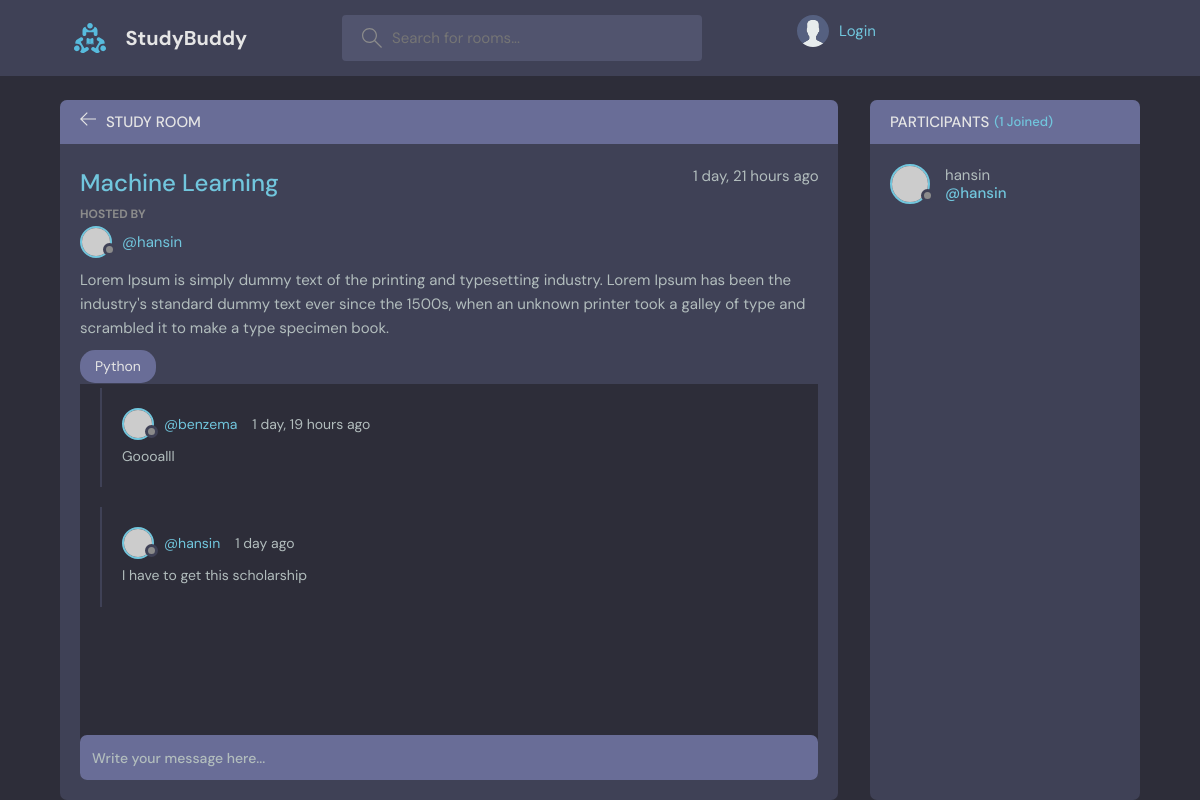
The page /room/1/ on the database its author committed.
### base/models.py (models this page shows, shortened)
class Room(models.Model):
  host = models.ForeignKey(User, on_delete=models.SET_NULL, null=True)
  topic = models.ForeignKey(Topic, on_delete=models.SET_NULL, null=True)
  name = models.CharField(max_length=200)
  description = models.TextField(null=True, blank=True)
  participants = models.ManyToManyField(User, related_name='participants', blank=True)
  updated = models.DateTimeField(auto_now=True)
  created = models.DateTimeField(auto_now_add=True)
  class Meta:
    ordering = ['-updated', '-created']

class Topic(models.Model):
  name = models.CharField(max_length=200)

class Message(models.Model):
  user = models.ForeignKey(User, on_delete=models.CASCADE)
  room = models.ForeignKey(Room, on_delete=models.CASCADE)
  body = models.TextField()
  updated = models.DateTimeField(auto_now=True)
  created = models.DateTimeField(auto_now_add=True)
  class Meta:
    ordering: ['-updated', '-created']

### base/views.py (the view, shortened to what this page needs)
# urls.py: path('room/<str:pk>/', views.room, name= 'room'),
def room(request, pk):
    room = Room.objects.get(id=pk)
    room_messages = room.message_set.all()
    participants = room.participants.all()
    context = {'participants': participants, 'room': room, 'room_messages': room_messages}
    return render(request, 'base/room.html', context)

### base/templates/base/room.html (shortened to what this page needs)
{% extends 'main.html' %}
{% block content %}
<main class="profile-page layout layout--2">
  <div class="container">
    <div class="room">
      <div class="room__top">
        <div class="room__topLeft">
          <a href="{% url 'home' %}">
            <svg version="1.1" xmlns="http://www.w3.org/2000/svg" width="32" height="32" viewBox="0 0 32 32">
              <title>arrow-left</title>
              <path
                d="M13.723 2.286l-13.723 13.714 13.719 13.714 1.616-1.611-10.96-10.96h27.625v-2.286h-27.625l10.965-10.965-1.616-1.607z"
              ></path>
            </svg>
          </a>
          <h3>Study Room</h3>
        </div>
      </div>
      <div class="room__box scroll">
        <div class="room__header scroll">
          <div class="room__info">
            <h3>{{room.name}}</h3>
            <span>{{room.created|timesince}} ago</span>
          </div>
          <div class="room__hosted">
            <p>Hosted By</p>
            <a href="{% url 'user-profile' room.host.id %}" class="room__author">
              <div class="avatar avatar--small">
                <img src="https://randomuser.me/api/portraits/men/37.jpg" />
              </div>
              <span>@{{room.host.username}}</span>
            </a>
          </div>
          <div class="room__details">
            {{room.description}}
          </div>
          <span class="room__topics">{{room.topic.name}}</span>
        </div>
        <div class="room__conversation">
          <div class="threads scroll">
            {% for message in room_messages %}
            <div class="thread">
              <div class="thread__top">
                <div class="thread__author">
                  <a href="{% url 'user-profile' message.user.id %}" class="thread__authorInfo">
                    <div class="avatar avatar--small">
                      <img src="https://randomuser.me/api/portraits/men/37.jpg" />
                    </div>
                    <span>@{{message.user.username}}</span>
                  </a>
                  <span class="thread__date">{{message.created|timesince}} ago</span>
                </div>
              </div>
              <div class="thread__details">{{message.body}}</div>
            </div>
            {% endfor %}
          </div>
        </div>
      </div>
      <div class="room__message">
        <form method="POST" action="">
          <input name="body" placeholder="Write your message here..." />
        </form>
      </div>
    </div>
    <div class="participants">
      <h3 class="participants__top">Participants <span>({{participants.count}} Joined)</span></h3>
      <div class="participants__list scroll">
        {% for user in participants %}
        <a href="{% url 'user-profile' user.id %}" class="participant">
          <div class="avatar avatar--medium">
            <img src="https://randomuser.me/api/portraits/men/37.jpg" />
          </div>
          <p>
            {{user.username}}
            <span>@{{user.username}}</span>
          </p>
        </a>
        {% endfor %}
      </div>
    </div>
  </div>
</main>
{% endblock content %}

### rows shown on the page
Room: name "Machine Learning", created "1 day, 21 hours", host.username "hansin", description "Lorem Ipsum is simply dummy text of the printing and typesetting industry. Lorem Ipsum has been the industry's standard dummy text ever since the 1500s, when an unknown printer took a galley of type and scrambled it to make a type specimen book.", topic.name "Python"
Message: user.username "benzema", created "1 day, 19 hours", body "Goooalll"
Message: user.username "hansin", created "1 day", body "I have to get this scholarship"

### other values the page prints
{{ participants.count }} "1"
{{ user.username }} "hansin"
